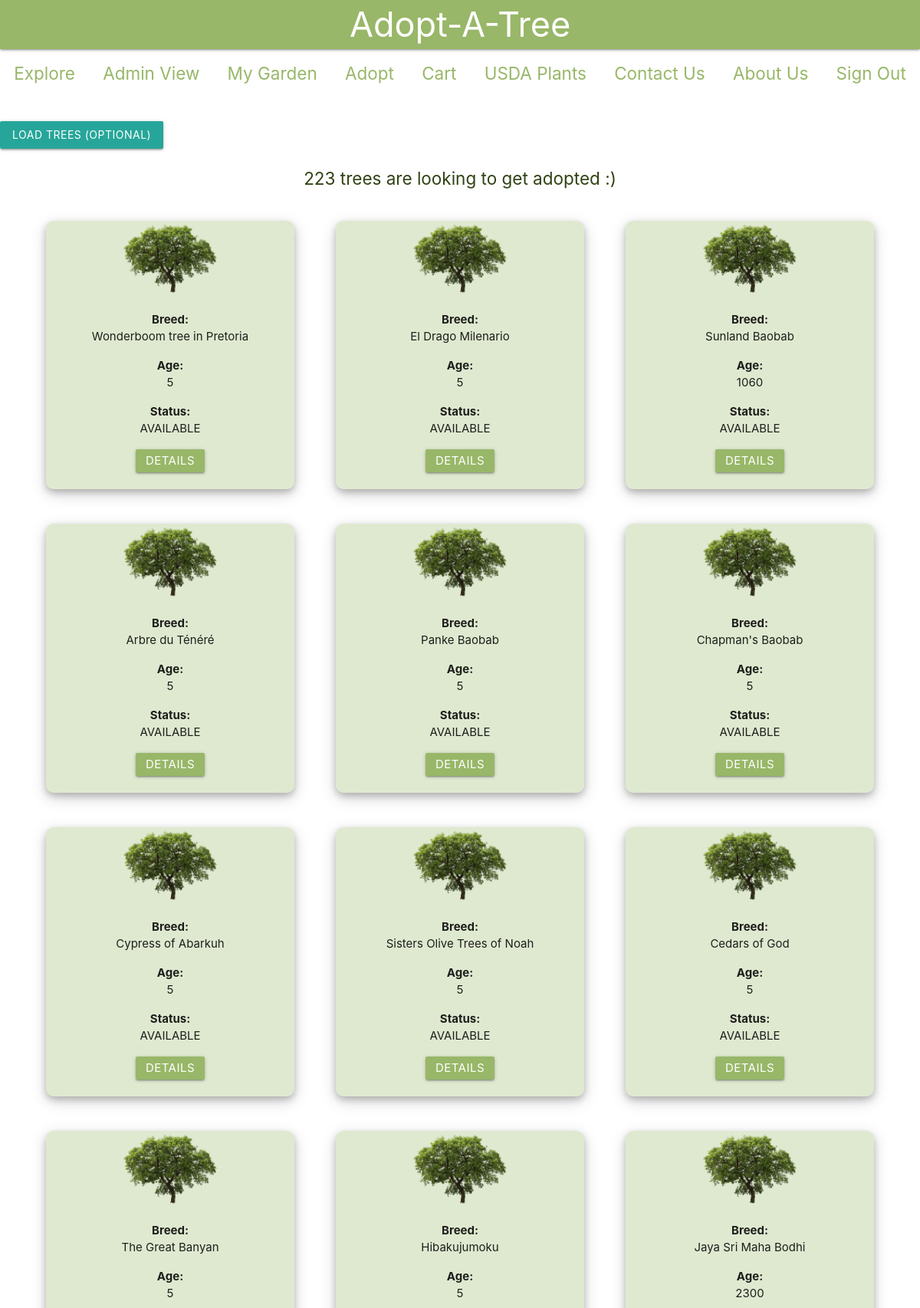
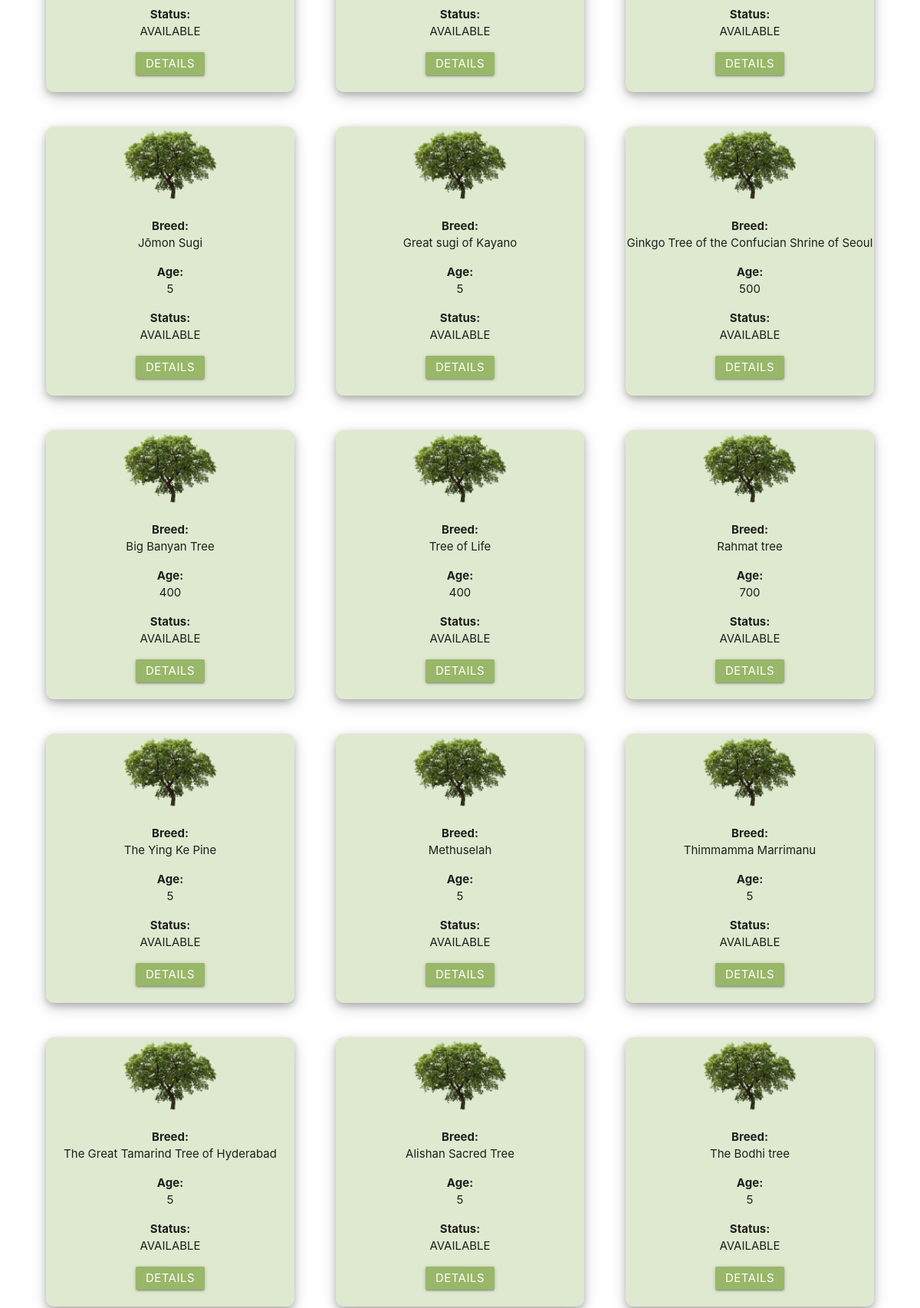
Screenshot of /auth/main/adopt (signed in, upper part) with the database file from the repository (2 pictures, top to bottom).
### main/models.py (models this page shows)
class Trees(models.Model):
    tree_type_id = models.ForeignKey(TreeType, on_delete=models.CASCADE)
    age = models.IntegerField()
    location = models.CharField(max_length=250)
    AVAILABLE = 'AVAILABLE'
    SOLD = 'SOLD'
    PENDING = 'PENDING'
    STATUS_CHOICES = (
        (AVAILABLE, 'Available'),
        (PENDING, 'Sold'),
        (SOLD, 'Pending'),
    )
    status = models.CharField(
        max_length = 9,
        choices = STATUS_CHOICES,
        default = AVAILABLE
    )

class TreeType(models.Model):
    breed = models.CharField(max_length=250, unique=True)
    description = models.CharField(max_length=250)

### main/views.py (the view)
# urls.py: path('adopt', views.adopt, name='adopt'),
@csrf_exempt
def adopt(request):
    if request.user.is_authenticated is False:
        return HttpResponse('User unauthorized.', status=401)
    if request.method == 'GET':
        trees = []
        for tree in Trees.objects.all():
            trees.append(tree)
        return render(request, 'main/trees.html', {'trees' : trees}, status=200)

### templates/main/trees.html (shortened to what this page needs)
{% load static from staticfiles %}
<!DOCTYPE html>
<html>
    <head>
        <link rel="stylesheet" href="https://cdnjs.cloudflare.com/ajax/libs/materialize/1.0.0/css/materialize.min.css">
        <link rel="stylesheet" href="{% static 'trees.css' %}">
    </head>
    <body>
        <nav>
            <div class="nav-wrapper">
                <a href="#!" class="brand-logo center">Adopt-A-Tree</a>
            </div>
        </nav>
        <div class="navbar">
            <ul id="nav-mobile">
                <li><a href="/explore">Explore</a></li>
                <li><a href="/adminview">Admin View</a></li>
                <li><a href="/profile">My Garden</a></li>
                <li><a href="/adopt">Adopt</a></li>
                <li><a href="/cart">Cart</a></li>
                <li><a href="/main/displayplants">USDA Plants</a></li>
                <li><a href="/main/contactus">Contact Us</a></li>
                <li><a href="/main/aboutus">About Us</a></li>
                <li><a href="/auth/signout">Sign Out</a></li>
            </ul>
        </div>
        <div id="content">
            <a class="btn" href="/scrape">Load Trees (optional)</a>
            {% if trees %}
                <p>{{ trees|length }} trees are looking to get adopted :)</p>
                <ul class="contentul">
                {% for tree in trees %}
                    {% if tree.status == 'AVAILABLE' %}
                        <li class="onetree">
                            <div class="imgtreediv">
                                <img class="imgtree" src="/static/img/tree.png" alt="tree"/>
                            </div>
                            <ul class="singletreedetails">
                                <li>Breed: <p>{{ tree.tree_type_id.breed }}</p> </li>
                                <li>Age: <p>{{ tree.age }}</p> </li>
                                <li>Status: <p>{{ tree.status }}</p></li>
                                <form action="/adopt/{{tree.id}}" method="get">
                                    <input type="submit" class="btn-large" value="Details">
                                </form>
                                <br />
                            </ul>
                        </li>
                    {% endif %}
                {% endfor %}
                </ul>
            {% else %}
                There are no trees to look at
            {% endif %}
        </div>
    </body>
</html>

### assets/trees.css (style rules this page uses)
.nav-wrapper { background-color: #98B768; color: white; margin: auto; padding: 0; }
.nav-wrapper a { color: white; font-size: 3rem; }
.navbar { align-content: center; margin: auto; padding: 0; padding-bottom: 2rem; }
.navbar ul a { color: #98B768; font-size: 1.5rem; }
.navbar ul { display: flex; flex-direction: row; flex-wrap: wrap; margin: auto; padding: 0; align-content: center; text-align: center; align-items: center }
.navbar ul li { text-align: center; padding: 1rem; align-content: center; align-self: center; margin: auto; }
nav { background-color: #98B768; }
#content > p { text-align: center; color: #304214; font-size: 1.5rem; }
.contentul { padding-top: 1rem; width: 90%; text-align: center; margin: auto; display: flex; flex-direction: row; flex-wrap: wrap; justify-content: space-between; }
.btn-large { background-color: #98B768; font-size: 1rem; text-align: center; height: 2rem; width: 6rem; margin: 0; padding: 0; vertical-align: middle; line-height: 6px; }
.onetree { background-color: rgba(151, 183, 104, 0.308); width: 30%; border-radius: 10px; box-shadow: 0 4px 8px 0 rgba(0, 0, 0, 0.2), 0 6px 20px 0 rgba(0, 0, 0, 0.19); margin-bottom: 3rem; }
.singletreedetails { padding-top: 1rem; }
.singletreedetails li { font-weight: bold; display: inline; }
.singletreedetails li p { font-weight: normal; padding-bottom: 1rem; margin: 0px; }
.imgtree { width: 40%; }

### rows the page displays
Trees: tree_type_id.breed "Wonderboom tree in Pretoria", age "5", status "AVAILABLE"
Trees: tree_type_id.breed "El Drago Milenario", age "5", status "AVAILABLE"
Trees: tree_type_id.breed "Sunland Baobab", age "1060", status "AVAILABLE"
Trees: tree_type_id.breed "Arbre du Ténéré", age "5", status "AVAILABLE"
Trees: tree_type_id.breed "Panke Baobab", age "5", status "AVAILABLE"
Trees: tree_type_id.breed "Chapman's Baobab", age "5", status "AVAILABLE"
Trees: tree_type_id.breed "Cypress of Abarkuh", age "5", status "AVAILABLE"
Trees: tree_type_id.breed "Sisters Olive Trees of Noah", age "5", status "AVAILABLE"
Trees: tree_type_id.breed "Cedars of God", age "5", status "AVAILABLE"
Trees: tree_type_id.breed "The Great Banyan", age "5", status "AVAILABLE"
Trees: tree_type_id.breed "Hibakujumoku", age "5", status "AVAILABLE"
Trees: tree_type_id.breed "Jaya Sri Maha Bodhi", age "2300", status "AVAILABLE"
Trees: tree_type_id.breed "Jōmon Sugi", age "5", status "AVAILABLE"
Trees: tree_type_id.breed "Great sugi of Kayano", age "5", status "AVAILABLE"
Trees: tree_type_id.breed "Ginkgo Tree of the Confucian Shrine of Seoul", age "500", status "AVAILABLE"
Trees: tree_type_id.breed "Big Banyan Tree", age "400", status "AVAILABLE"
Trees: tree_type_id.breed "Tree of Life", age "400", status "AVAILABLE"
Trees: tree_type_id.breed "Rahmat tree", age "700", status "AVAILABLE"
Trees: tree_type_id.breed "The Ying Ke Pine", age "5", status "AVAILABLE"
Trees: tree_type_id.breed "Methuselah", age "5", status "AVAILABLE"
Trees: tree_type_id.breed "Thimmamma Marrimanu", age "5", status "AVAILABLE"
Trees: tree_type_id.breed "The Great Tamarind Tree of Hyderabad", age "5", status "AVAILABLE"
Trees: tree_type_id.breed "Alishan Sacred Tree", age "5", status "AVAILABLE"
Trees: tree_type_id.breed "The Bodhi tree", age "5", status "AVAILABLE"

### other values shown
{{ trees|length }} "223"
